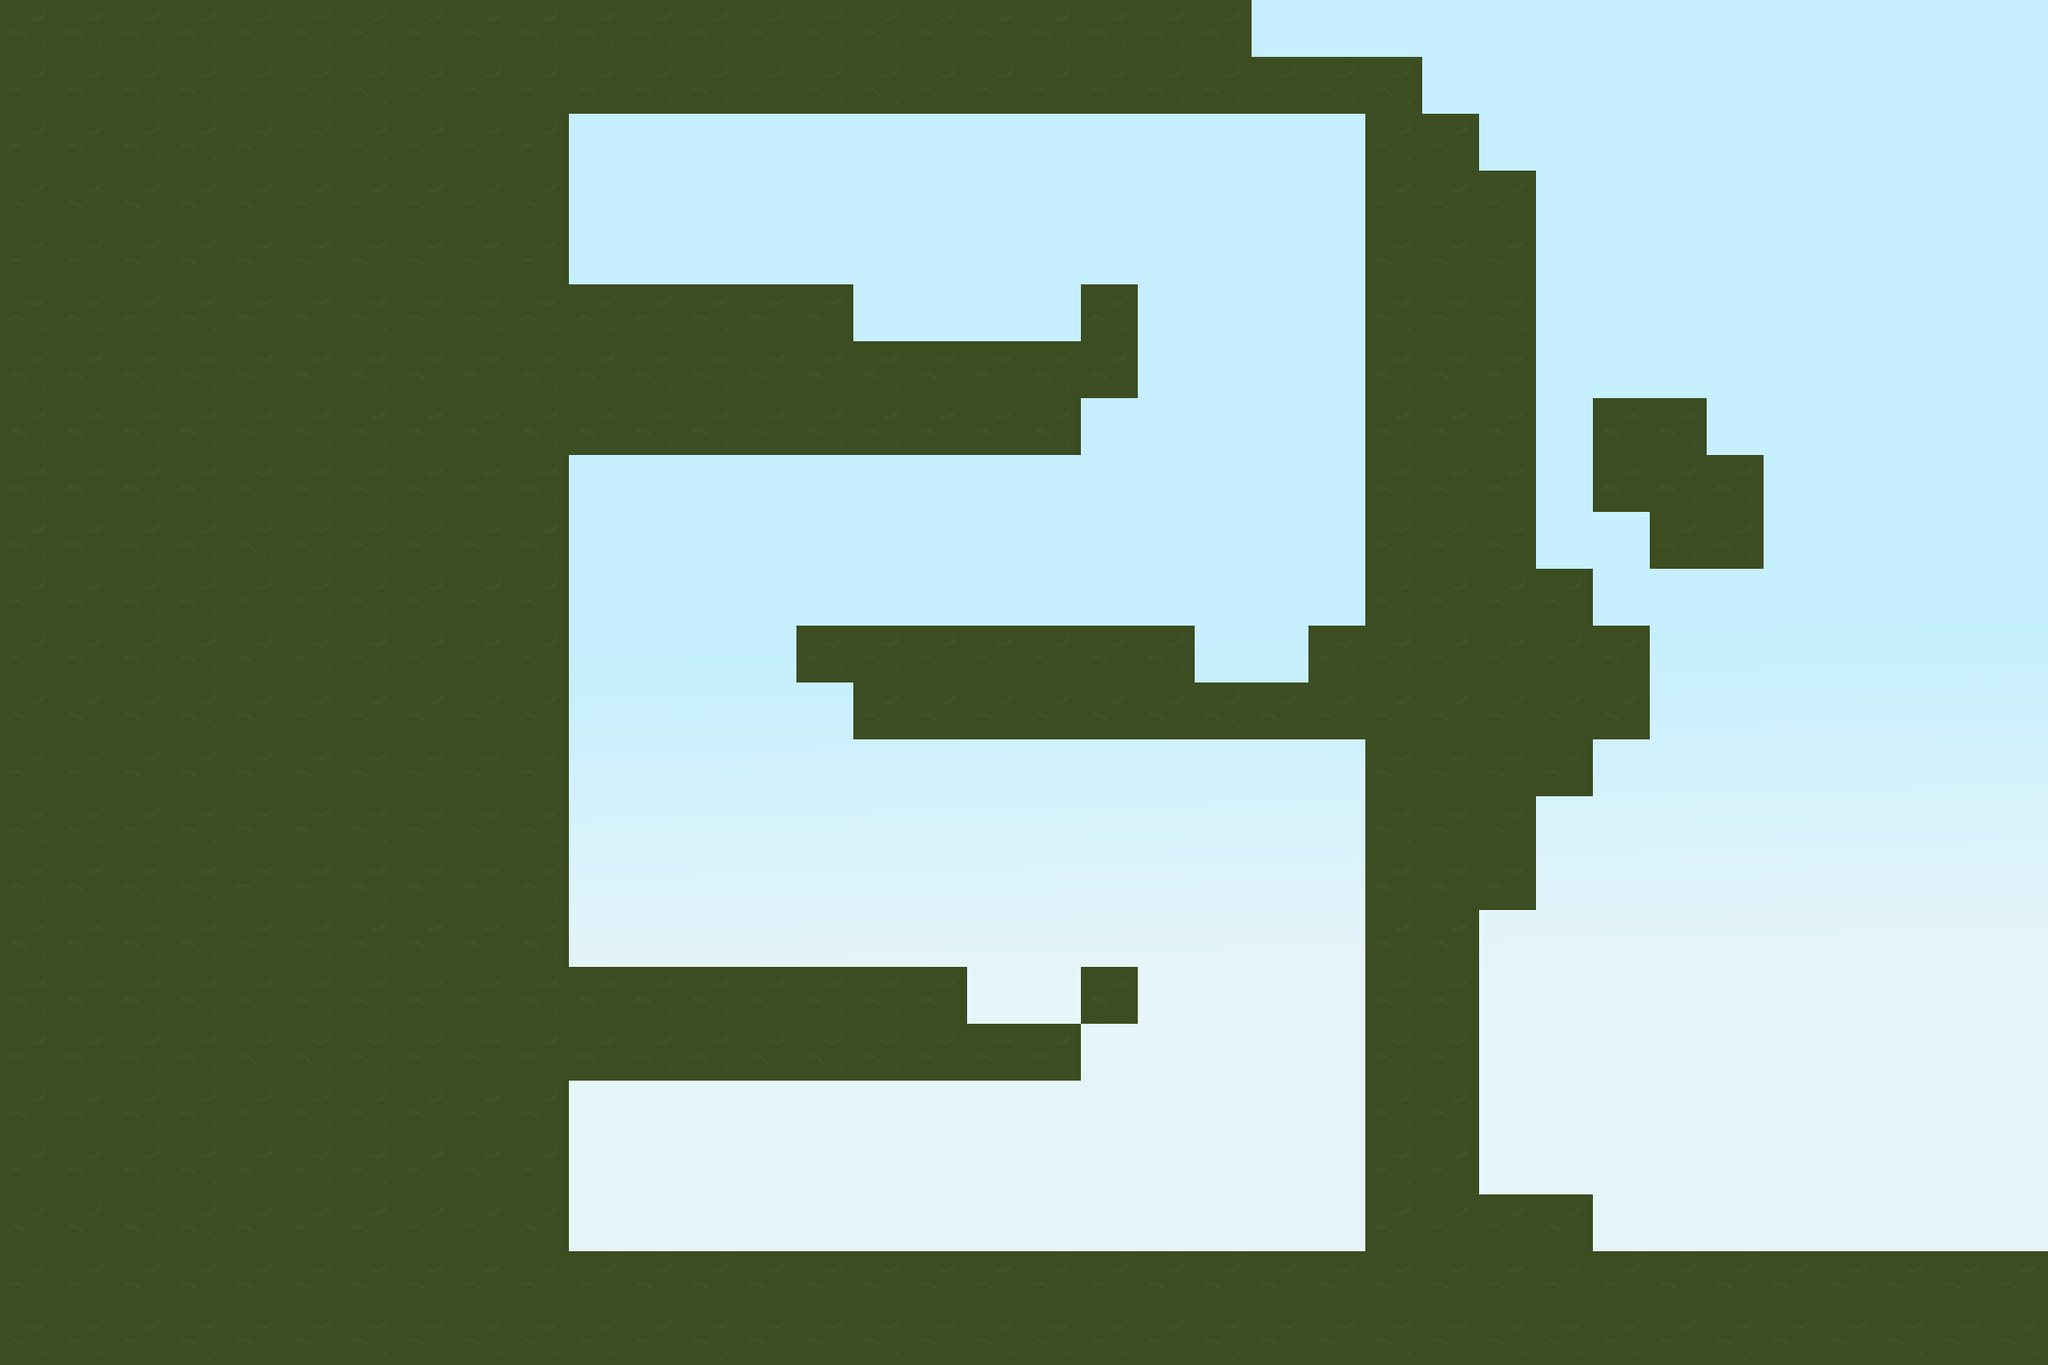

Tiled map render using the project's own tile images. Description and the map definition, with tile-layer contents summarised, below:
An orthogonal 36x24 tile map with 60x60 px tiles, 2 tile layers (Background, Floor), 1 hidden layer not drawn, 3 tilesets and 9 objects (W1, W2, W3, W4, W5, ...).

<map version="1.8" tiledversion="1.8.4" orientation="orthogonal" renderorder="right-down" width="36" height="24" tilewidth="60" tileheight="60" infinite="0" nextlayerid="7" nextobjectid="12">
 <editorsettings>
  <export target="../../level2.js" format="js" />
 </editorsettings>
 <tileset firstgid="1" name="Background" tilewidth="60" tileheight="60" tilecount="825" columns="33" objectalignment="topleft">
  <image source="pics/bg_base.png" width="2000" height="1500" />
 </tileset>
 <tileset firstgid="826" name="smb" tilewidth="60" tileheight="60" tilecount="11" columns="11">
  <image source="pics/smb.png" width="660" height="60" />
 </tileset>
 <tileset firstgid="837" name="Tileset" tilewidth="60" tileheight="60" tilecount="400" columns="20" objectalignment="topleft">
  <image source="pics/Tilsetv1.png" width="1200" height="1200" />
 </tileset>
 <layer id="2" name="Background" width="36" height="24">
  <data>[864 cells, 792 non-empty, 792 distinct tile ids]</data>
 </layer>
 <layer id="3" name="Floor" width="36" height="24">
  <data>[864 cells, 446 non-empty, 1 distinct tile ids]</data>
 </layer>
 <objectgroup id="5" name="Wall">
  <properties>
   <property name="class" value="Wall" />
  </properties>
  <object id="4" name="W1" gid="1128" x="1439.99" y="120" width="60" height="1200" />
  <object id="5" name="W2" gid="1128" x="540.01" y="120" width="60" height="1200" />
  <object id="6" name="W3" gid="1128" x="1140.01" y="1020" width="60" height="60" />
  <object id="7" name="W4" gid="1128" x="839.99" y="660" width="60" height="60" />
  <object id="8" name="W5" gid="1128" x="1140.01" y="300" width="60" height="120" />
 </objectgroup>
 <objectgroup id="6" name="Enemy">
  <properties>
   <property name="class" value="Enemy" />
  </properties>
  <object id="9" name="Saw1" gid="1087" x="1035" y="1010" width="90" height="90" />
  <object id="10" name="Saw2" gid="1087" x="1275" y="650" width="90" height="90" />
  <object id="11" name="Saw3" gid="1087" x="975" y="289" width="90" height="90" />
 </objectgroup>
 <objectgroup id="4" name="Goal">
  <properties>
   <property name="class" value="Goal" />
  </properties>
  <object id="1" name="Bandage" gid="1093" x="646.5" y="212.67" width="90" height="90" />
 </objectgroup>
 <layer id="1" name="Meat" width="36" height="24" visible="0">
  <properties>
   <property name="class" value="MeatBoy" />
  </properties>
  <data>[864 cells, 11 non-empty, 11 distinct tile ids]</data>
 </layer>
</map>